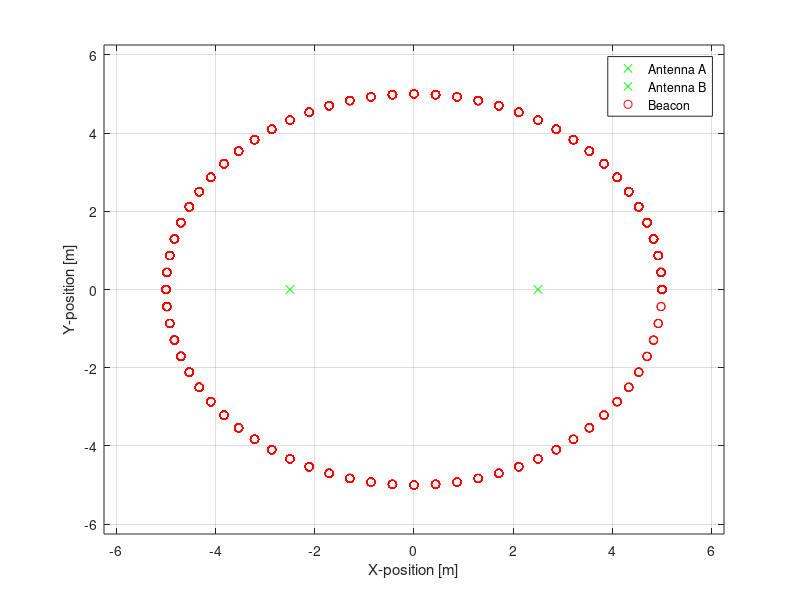

MATLAB code to generate this figure:
%%*****---------------------------------------------------------------*****
%{

    - This script simulates the trajectory of the beacon around the antennas
    - Trajectory radius, distance between antennas and number of simulated
    positions are programmable parameters

%}
%%*****---------------------------------------------------------------*****

%% Clean stuff
close all
clear all
clc

%% Ask for parameters
r = input('Choose radius, in meters: ');
d = input('Choose distance between antennas, in meters: ');
alpha_step = input('Choose beacon angle step size, in degrees: ');

%% Generate position arrays
alpha_samps = 360/alpha_step;
alpha = linspace(0, 2*pi, uint16(alpha_samps+1));   % Generate beacon positionElektronik og IT (EIT) 2016s
x_s = r.*cos(alpha);    % Compute beacon's coordinates
y_s = r.*sin(alpha);    
x_A = -d/2; % Antenna A's coordinates
y_A = 0;    
x_B = d/2;  % Antenna B's coordinates
y_B = 0;

%% Plot
figure
plot(x_A, y_A, 'xg', x_B, y_B, 'xg'); % Antennas
hold on
grid on
axis([-1.25*r 1.25*r -1.25*r 1.25*r])
xlabel('X-position [m]');
ylabel('Y-position [m]');
for k = 1:1:length(x_s)
    plot(x_s(1:k), y_s(1:k), 'or'); % Instantaneous position of beacon
    vec_s = plot([0 x_s(k)], [0 y_s(k)], '--r');    % Center-beacon line
    vec_A = plot([x_A x_s(k)], [y_A y_s(k)], '--g');    % Antenna A-beacon line
    vec_B = plot([x_B x_s(k)], [y_B y_s(k)], '--g');    % Antenna B-beacon line
    pause(500e-3);  % Wait before plotting next position
    delete(vec_s);  % Clean lines
    delete(vec_A);
    delete(vec_B);
end
legend('Antenna A', 'Antenna B', 'Beacon');
hold off
